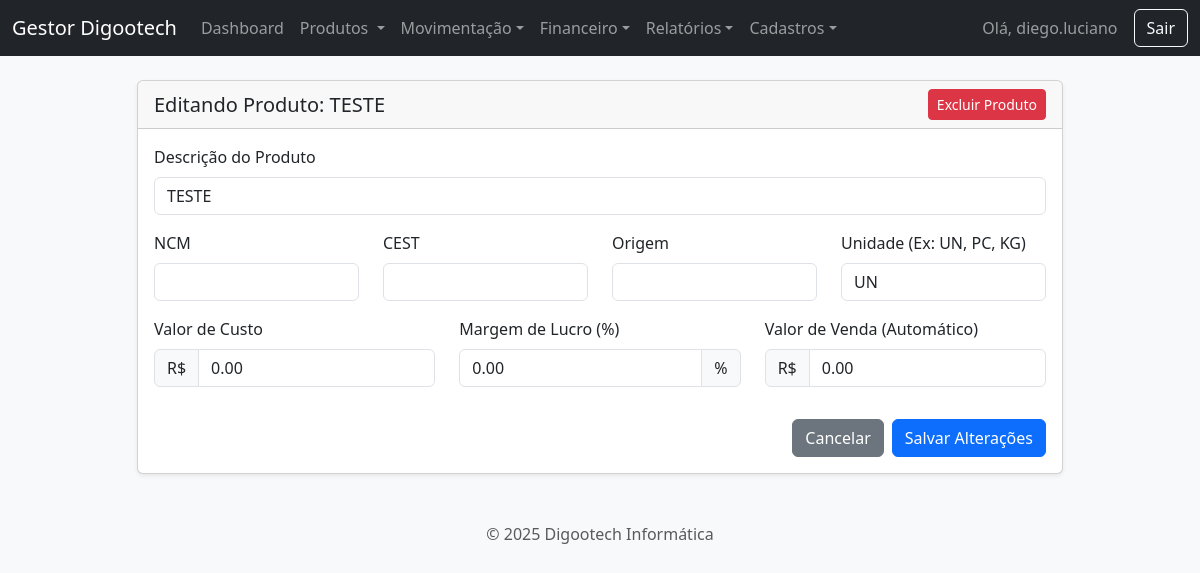
The app's page /produtos/editar/2 (signed in), older data.
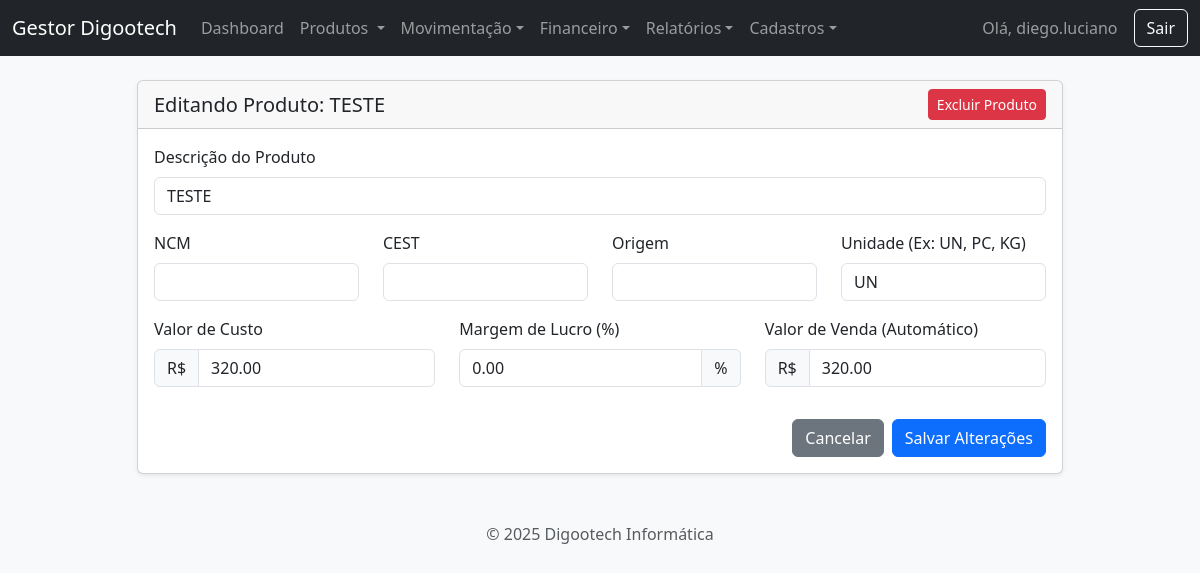
The same page, newer data.
### app.py (models this page shows, shortened)
class Produto(db.Model):
    __tablename__ = 'produto'
    __table_args__ = {'extend_existing': True}
    id = db.Column(db.Integer, primary_key=True)
    descricao = db.Column(db.String(200), nullable=False, unique=True)
    sku = db.Column(db.String(50), unique=True)
    ncm = db.Column(db.String(20))
    cest = db.Column(db.String(20))
    origem = db.Column(db.String(50))
    unidade_medida = db.Column(db.String(10))
    valor_custo = db.Column(db.Float, default=0.0)
    margem_lucro = db.Column(db.Float, default=0.0)
    valor_venda = db.Column(db.Float, default=0.0)
    quantidade_estoque = db.Column(db.Integer, default=0)

### app.py (the view, shortened to what this page needs)
@app.route('/produtos/editar/<int:produto_id>', methods=['GET', 'POST'])
@login_required
def editar_produto(produto_id):
    produto = Produto.query.get_or_404(produto_id)
    return render_template('editar_produto.html', produto=produto)

### app.py (called while the page is built)
@login_manager.user_loader
def load_user(user_id):
    return db.session.get(User, int(user_id))

### templates/editar_produto.html (shortened to what this page needs)
{% extends 'base.html' %}
{% block content %}
<div class="row justify-content-center">
    <div class="col-md-10">
        <div class="card shadow-sm">
            <div class="card-header d-flex justify-content-between align-items-center">
                <h2 class="h5 mb-0">Editando Produto: {{ produto.descricao }}</h2>
                <form action="{{ url_for('deletar_produto', produto_id=produto.id) }}" method="POST" onsubmit="return confirm('ATENÇÃO: A exclusão é permanente. Deseja continuar?');">
                    <button type="submit" class="btn btn-danger btn-sm">Excluir Produto</button>
                </form>
            </div>
            <div class="card-body">
                <form action="{{ url_for('editar_produto', produto_id=produto.id) }}" method="POST">
                    {% include '_form_produto.html' %}
                    <div class="d-flex justify-content-end mt-3">
                        <a href="{{ url_for('estoque') }}" class="btn btn-secondary me-2">Cancelar</a>
                        <button type="submit" class="btn btn-primary">Salvar Alterações</button>
                    </div>
                </form>
            </div>
        </div>
    </div>
</div>
{% endblock %}

### templates/_form_produto.html
<div class.row"><div class="col-md-12 mb-3"><label for="descricao" class="form-label">Descrição do Produto</label><input type="text" class="form-control" id="descricao" name="descricao" value="{{ produto.descricao or '' }}" required></div></div>
<div class="row">
    <div class="col-md-3 mb-3"><label for="ncm" class="form-label">NCM</label><input type="text" class="form-control" id="ncm" name="ncm" value="{{ produto.ncm or '' }}"></div>
    <div class="col-md-3 mb-3"><label for="cest" class="form-label">CEST</label><input type="text" class="form-control" id="cest" name="cest" value="{{ produto.cest or '' }}"></div>
    <div class="col-md-3 mb-3"><label for="origem" class="form-label">Origem</label><input type="text" class="form-control" id="origem" name="origem" value="{{ produto.origem or '' }}"></div>
    <div class="col-md-3 mb-3"><label for="unidade_medida" class="form-label">Unidade (Ex: UN, PC, KG)</label><input type="text" class="form-control" id="unidade_medida" name="unidade_medida" value="{{ produto.unidade_medida or 'UN' }}"></div>
</div>
<div class="row">
    <div class="col-md-4 mb-3"><label for="valor_custo" class="form-label">Valor de Custo</label><div class="input-group"><span class="input-group-text">R$</span><input type="number" step="0.01" class="form-control" id="valor_custo" name="valor_custo" value="{{ '%.2f'|format(produto.valor_custo or 0.00) }}" required></div></div>
    <div class="col-md-4 mb-3"><label for="margem_lucro" class="form-label">Margem de Lucro (%)</label><div class="input-group"><input type="number" step="0.01" class="form-control" id="margem_lucro" name="margem_lucro" value="{{ '%.2f'|format(produto.margem_lucro or 0.00) }}" required><span class="input-group-text">%</span></div></div>
    <div class="col-md-4 mb-3"><label for="valor_venda" class="form-label">Valor de Venda (Automático)</label><div class="input-group"><span class="input-group-text">R$</span><input type="text" class="form-control" id="valor_venda" name="valor_venda" value="{{ '%.2f'|format(produto.valor_venda or 0.00) }}" readonly></div></div>
</div>

Row changes from the older to the newer data that the page shows:
changed Produto "TESTE": valor_custo "0.00" → "320.00"; valor_venda "0.00" → "320.00"
